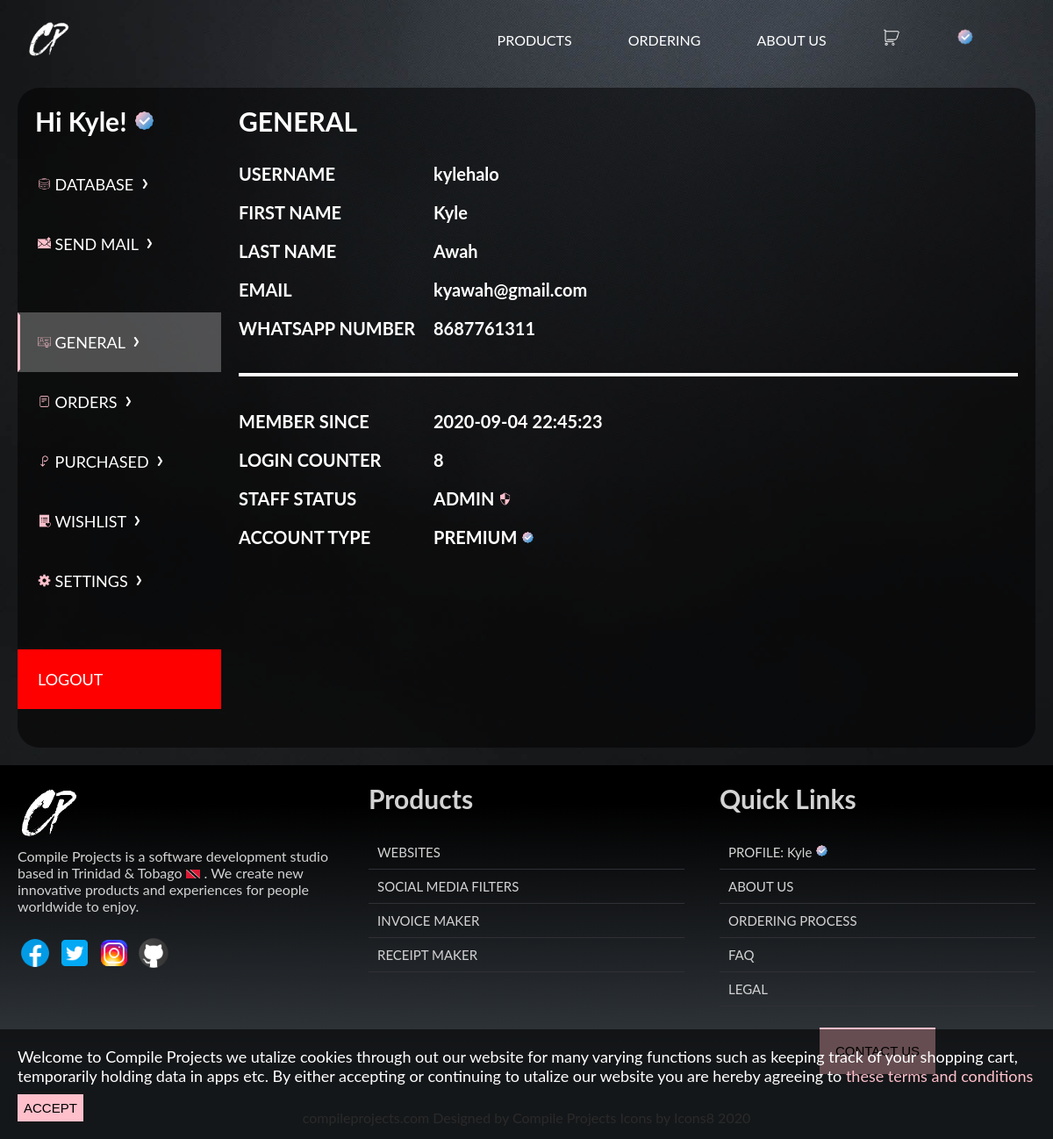
The app's page /profile (signed in) with its own data.
### models.py (models this page shows, shortened)
class user(UserMixin, db.Model):
    id = db.Column(db.Integer, primary_key=True)
    username = db.Column(db.String(80), unique=True, nullable=False)
    first_name = db.Column(db.String(80), nullable=False)
    last_name = db.Column(db.String(80), nullable=False)
    email = db.Column(db.String(120), unique=True, nullable=False)
    phone_number = db.Column(db.String(120), unique=True, nullable=True)
    password = db.Column(db.String(120), nullable=False)
    login_counter = db.Column(db.Integer, nullable=False)
    created = db.Column(db.DateTime, default=datetime.datetime.utcnow)
    is_admin = db.Column(db.Boolean, nullable=False)
    is_premium = db.Column(db.Boolean, nullable=False)
    email_confirmed = db.Column(db.Boolean, nullable=False)

### main.py (the view)
@app.route('/profile', methods=['GET', 'POST'])
@login_required
def profile_page():
    agreement = request.cookies.get('cookie-policy')
    if agreement == None:
        resp = 'no'
    if agreement == 'AGREE':
        resp = 'yes'
    return render_template('main_profile.html', agreement=resp)

### templates/main_profile.html (shortened to what this page needs)
{% from "_formhelpers.html" import render_field %}
{% extends "default.html" %}
{% block divheader %}
<div id="main_cart">
{% endblock %}
{% block content %}
        <div id="productpage_holder">
            <div class="profile_pannel">
                <div class="profile_flex">
                    <div class="profile_side_menu">
                        <h1 class="profile_name">
													Hi {{current_user.first_name}}!
													{% if current_user.is_premium == True %}
													<img class="prem_icon" src="{{ url_for('static', filename='icons/premium.png') }}">
													{% endif %}
												</h1>
                        <ul id"profile_menu" class="profile_side_menu_list">
													  <br class="bye_desktop">
														{% if current_user.is_admin == True %}
                							<li onclick="window.open('/admin', '_self')" class="profile_btns">
																<img class="profile_side_icon" src="{{ url_for('static', filename='icons/data.png') }}">
																DATABASE
																<img class="profile_arrow" src="{{ url_for('static', filename='icons/down.png') }}">
															</li>
                							<li onclick="window.open('/admin/send_mail', '_self')" class="profile_btns">
																<img class="profile_side_icon" src="{{ url_for('static', filename='icons/send_mail.png') }}">
																SEND MAIL
																<img class="profile_arrow" src="{{ url_for('static', filename='icons/down.png') }}">
															</li>
															<br><br>
														{% endif %}
                            <li onclick="window.open('/profile', '_self')" class="active profile_btns">
														  <img class="profile_side_icon" src="{{ url_for('static', filename='icons/card.png') }}">
															GENERAL
															<img class="profile_arrow" src="{{ url_for('static', filename='icons/down.png') }}">
														</li>
                            <li onclick="window.open('/profile/orders', '_self')" class="profile_btns">
															<img class="profile_side_icon" src="{{ url_for('static', filename='icons/orders.png') }}">
															ORDERS
															<img class="profile_arrow" src="{{ url_for('static', filename='icons/down.png') }}">
														</li>
														<li onclick="window.open('/profile/purchased', '_self')" class="profile_btns">
															<img class="profile_side_icon" src="{{ url_for('static', filename='icons/purchased.png') }}">
															PURCHASED
															<img class="profile_arrow" src="{{ url_for('static', filename='icons/down.png') }}">
														</li>
														<li onclick="window.open('/profile/wishlist', '_self')" class="profile_btns">
														  <img class="profile_side_icon" src="{{ url_for('static', filename='icons/wishlist.png') }}">
															WISHLIST
															<img class="profile_arrow" src="{{ url_for('static', filename='icons/down.png') }}">
														</li>
                            <li onclick="window.open('/profile/settings', '_self')" class="profile_btns">
														  <img class="profile_side_icon" src="{{ url_for('static', filename='icons/settings.png') }}">
															SETTINGS
															<img class="profile_arrow" src="{{ url_for('static', filename='icons/down.png') }}">
														</li>
                            <br><br>
                            <li onclick="window.open('/logout', '_self')" class="logout_btn profile_btns"> LOGOUT </li>
                        </ul>
												<br class="bye_mobile">
												<br class="bye_mobile">
                    </div>
                    <div class="profile_pannel_content">
                        <div id="PROFILE_MAIN">
                            <h1 class="page_title"> GENERAL </h1>
                            <div class="flex_mini profile_flex">
                                <div class="profile_title">
                                    <h1 class="title_txt"> USERNAME </h1>
                                </div>
                                <div class="profile_data">
                                    <h1 class="title_txt"> {{current_user.username}} </h1>
                                </div>
                            </div>
                            <div class="flex_mini profile_flex">
                                <div class="profile_title">
                                    <h1 class="title_txt"> FIRST NAME </h1>
                                </div>
                                <div class="profile_data">
                                    <h1 class="title_txt"> {{current_user.first_name}} </h1>
                                </div>
                            </div>
                            <div class="flex_mini profile_flex">
                                <div class="profile_title">
                                    <h1 class="title_txt"> LAST NAME </h1>
                                </div>
                                <div class="profile_data">
                                    <h1 class="title_txt"> {{current_user.last_name}} </h1>
                                </div>
                            </div>
                            <div class="flex_mini profile_flex">
                                <div class="profile_title">
                                    <h1 class="title_txt">
																			EMAIL
																		</h1>
                                </div>
                                <div class="profile_data">
                                    <h1 class="title_txt"> {{current_user.email}} </h1>
                                </div>
                            </div>
														 <div class="flex_mini profile_flex">
                                <div class="profile_title">
                                    <h1 class="title_txt"> WHATSAPP NUMBER </h1>
                                </div>
                                <div class="profile_data">
                                    <h1 class="title_txt"> {{current_user.phone_number}} </h1>
                                </div>
                            </div>
                            <br>
                            <div class="line"></div>
                            <br>
                            <div class="flex_mini profile_flex">
                                <div class="profile_title">
                                    <h1 class="title_txt"> MEMBER SINCE </h1>
                                </div>
                                <div class="profile_data">
                                    <h1 class="title_txt"> {{current_user.created}} </h1>
                                </div>
                            </div>
                            <div class="flex_mini profile_flex">
                                <div class="profile_title">
                                    <h1 class="title_txt"> LOGIN COUNTER </h1>
                                </div>
                                <div class="profile_data">
                                    <h1 class="title_txt"> {{current_user.login_counter}} </h1>
                                </div>
                            </div>
														{% if current_user.is_admin == True %}
                							<div class="flex_mini profile_flex">
                                <div class="profile_title">
                                    <h1 class="title_txt"> STAFF STATUS </h1>
                                </div>
                                <div class="profile_data">
                                    <h1 class="title_txt">
																			ADMIN
																			<img class="prem_icon_2" src="{{ url_for('static', filename='icons/admin.png') }}">
																		</h1>
                                </div>
                            	</div>
														{% endif %}
                							<div class="flex_mini profile_flex">
                                <div class="profile_title">
                                    <h1 class="title_txt"> ACCOUNT TYPE </h1>
                                </div>
																{% if current_user.is_premium == True %}
                                <div class="profile_data">
                                    <h1 class="title_txt">
																			PREMIUM
																			<img class="prem_icon_2" src="{{ url_for('static', filename='icons/premium.png') }}">
																		</h1>
                                </div>
																{% endif %}
                            	</div>
                        </div>
                    </div>
                </div>
            </div>
        </div>
    </div>
{% endblock %}
{% block footer %}
<div class="footer footer_special">
{% endblock %}

### templates/default.html (shortened to what this page needs)
<!DOCTYPE html>
<html lang="en">
<head>
    <link rel="stylesheet" href="{{ url_for('static', filename='main.css') }}">
</head>
<body>
		<div class="EVERYTHING">
      <div class="webpage">
		{% block divheader %}
		{% endblock %}
        <nav>
            <img id="nav_logo" src="{{ url_for('static', filename='logo/white_mini_transparent.png') }} " onclick="window.open('/', '_self')">
            <ul id="nav_menu">
                <li class="menu_in nav_view" onclick="window.open('/products', '_self')"> <a> PRODUCTS </a> </li>
                <li class="menu_in nav_view" onclick="window.open('/order', '_self')"> <a> ORDERING </a> </li>
                <li class="menu_in nav_view" onclick="window.open('/aboutus', '_self')"> <a> ABOUT US </a> </li>
								<li class="menu_in nav_view" onclick="window.open('/cart', '_self')"> <a>
								<img src="{{ url_for('static', filename='icons/cart.png') }}" class="menu_icons"> </a> </li>
								{% if current_user.is_authenticated %}
									{% if current_user.is_premium == True %}
										<li class="menu_in nav_view" onclick="window.open('/profile', '_self')"> <a> <img src="{{ url_for('static', filename='icons/premium.png') }}" class="menu_icons"> </a> </li>
									{% endif %}
								{% endif %}
            </ul>
        </nav>
		{% block content %}
		{% endblock %}
		{% block footer %}
		{% endblock %}
        <div class="footer_content">
            <div class="footer_section">
                <img id="footer_logo" src="{{ url_for('static', filename='logo/white_mini_transparent.png') }} " onclick="window.open('/', '_self')" >
                <br>
                <p id="footer_desc">
                    Compile Projects is a software development studio based in Trinidad & Tobago <img src="{{ url_for('static', filename='icons/flag.png') }}  " height="10px"> . We create new innovative products and experiences for people worldwide to enjoy.
                </p>
                <br>
                <div id="social_icons">
                    <img  onclick="window.open('/FB_compile', '_self')" height="40px" src="{{ url_for('static', filename='icons/fb.png') }}  ">
                    <img onclick="window.open('/Twitter_compile', '_self')" height="40px" src="{{ url_for('static', filename='icons/twitter.png') }}  ">
                    <img onclick="window.open('/IG_compile', '_self')" height="40px" src="{{ url_for('static', filename='icons/ig.png') }}  ">
										<img onclick="window.open('/GIT_compile', '_self')" height="40px" src="{{ url_for('static', filename='icons/github.png') }}  ">
                </div>
            </div>
            <div class="footer_section">
                <h2 id="footer_products_tag" onclick="window.open('/products', '_self')"> Products </h2>
                <br>
                <ul id="quick_nav">
                		<li onclick="window.open('/websites', '_self')"> <a> WEBSITES </a> </li>
                		<li onclick="window.open('/filters', '_self')"> <a> SOCIAL MEDIA FILTERS </a> </li>
                		<li onclick="window.open('/invoice', '_self')"> <a> INVOICE MAKER </a> </li>
                		<li onclick="window.open('/bill', '_self')"> <a> RECEIPT MAKER </a> </li>
                </ul>
            </div>
            <div class="footer_section">
                <h2> Quick Links </h2>
                <br>
                <ul id="quick_nav">
										{% if current_user.is_authenticated %}
                			<li onclick="window.open('/profile', '_self')"> <a>
												PROFILE: {{current_user.first_name}}
												{% if current_user.is_premium == True %}
													<img class="footer_prem_icon" src="{{ url_for('static', filename='icons/premium.png') }}">
												{% endif %}
											</a> </li>
										{% endif %}
									  <li onclick="window.open('/aboutus', '_self')"> <a> ABOUT US </a> </li>
										<li onclick="window.open('/order', '_self')"> <a> ORDERING PROCESS </a> </li>
                    <li onclick="window.open('/FAQ', '_self')"><a> FAQ </a></li>
                    <li onclick="window.open('/legal', '_self')" ><a> LEGAL </a></li>
                </ul>
                <br>
                <div id="patreon_btn_holder">
                    <button id="pateron_button" onclick="window.open('/message_us', '_self')" > CONTACT US </button>
                </div>
            </div>
        </div>
        <div class="footer_bottom">
            <br class="hide_mobile">
            <br class="hide_mobile">
            Designed by <span onclick="alert('You Found An Easter Egg')" id="easter_egg"> Compile Projects </span>
						<br class="hide_mobile">
					  Icons by <span onclick="window.open('/icons_8', '_self')" id="easter_egg"> Icons8 </span>
            <br class="hide_mobile">
            <br class="hide_mobile">
        </div>
    </div>
		</div>
		{% if agreement == 'no' %}
		<div class="cookies webpage">
        <p class="cookies_para">
          Welcome to Compile Projects we utalize cookies through out our website for many varying functions such as keeping track of your shopping cart, temporarily holding data in apps etc. By either accepting or continuing to utalize our website you are hereby agreeing to
          <span onclick="window.open('/legal', '_self')" class="link_cookie"> these terms and conditions </span>
        </p>
      <button onclick="window.open('/setcookie', '_self')" class="accept_cookies"> ACCEPT </button>
    </div>
		{% endif %}
		</div>
</body>
</html>

### records on screen
user: first_name "Kyle", username "kylehalo", last_name "Awah", email "kyawah@gmail.com", phone_number "8687761311", created "2020-09-04 22:45:23", login_counter "8"
